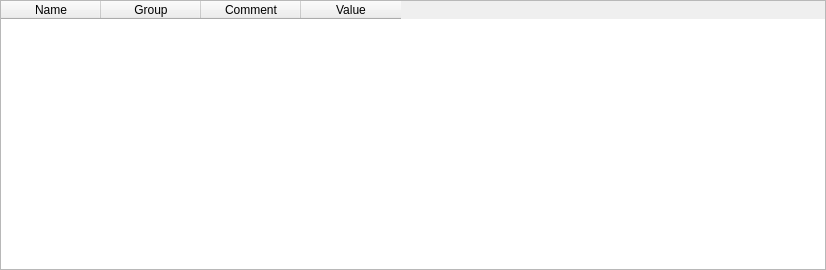
<?xml version="1.0" encoding="UTF-8"?>
<ui version="4.0">
 <class>SimulatorListDialogClass</class>
 <widget class="QWidget" name="SimulatorListDialogClass">
  <property name="geometry">
   <rect>
    <x>0</x>
    <y>0</y>
    <width>826</width>
    <height>270</height>
   </rect>
  </property>
  <property name="windowTitle">
   <string>SimulatorListDialog</string>
  </property>
  <layout class="QHBoxLayout" name="horizontalLayout">
   <property name="spacing">
    <number>0</number>
   </property>
   <property name="leftMargin">
    <number>0</number>
   </property>
   <property name="topMargin">
    <number>0</number>
   </property>
   <property name="rightMargin">
    <number>0</number>
   </property>
   <property name="bottomMargin">
    <number>0</number>
   </property>
   <item>
    <widget class="QTableWidget" name="TableWidget">
     <property name="sizeAdjustPolicy">
      <enum>QAbstractScrollArea::AdjustToContents</enum>
     </property>
     <attribute name="verticalHeaderShowSortIndicator" stdset="0">
      <bool>false</bool>
     </attribute>
     <column>
      <property name="text">
       <string>Name</string>
      </property>
     </column>
     <column>
      <property name="text">
       <string>Group</string>
      </property>
     </column>
     <column>
      <property name="text">
       <string>Comment</string>
      </property>
     </column>
     <column>
      <property name="text">
       <string>Value</string>
      </property>
     </column>
    </widget>
   </item>
  </layout>
 </widget>
 <layoutdefault spacing="6" margin="11"/>
 <resources>
  <include location="SimulatorListDialog.qrc"/>
 </resources>
 <connections/>
</ui>
